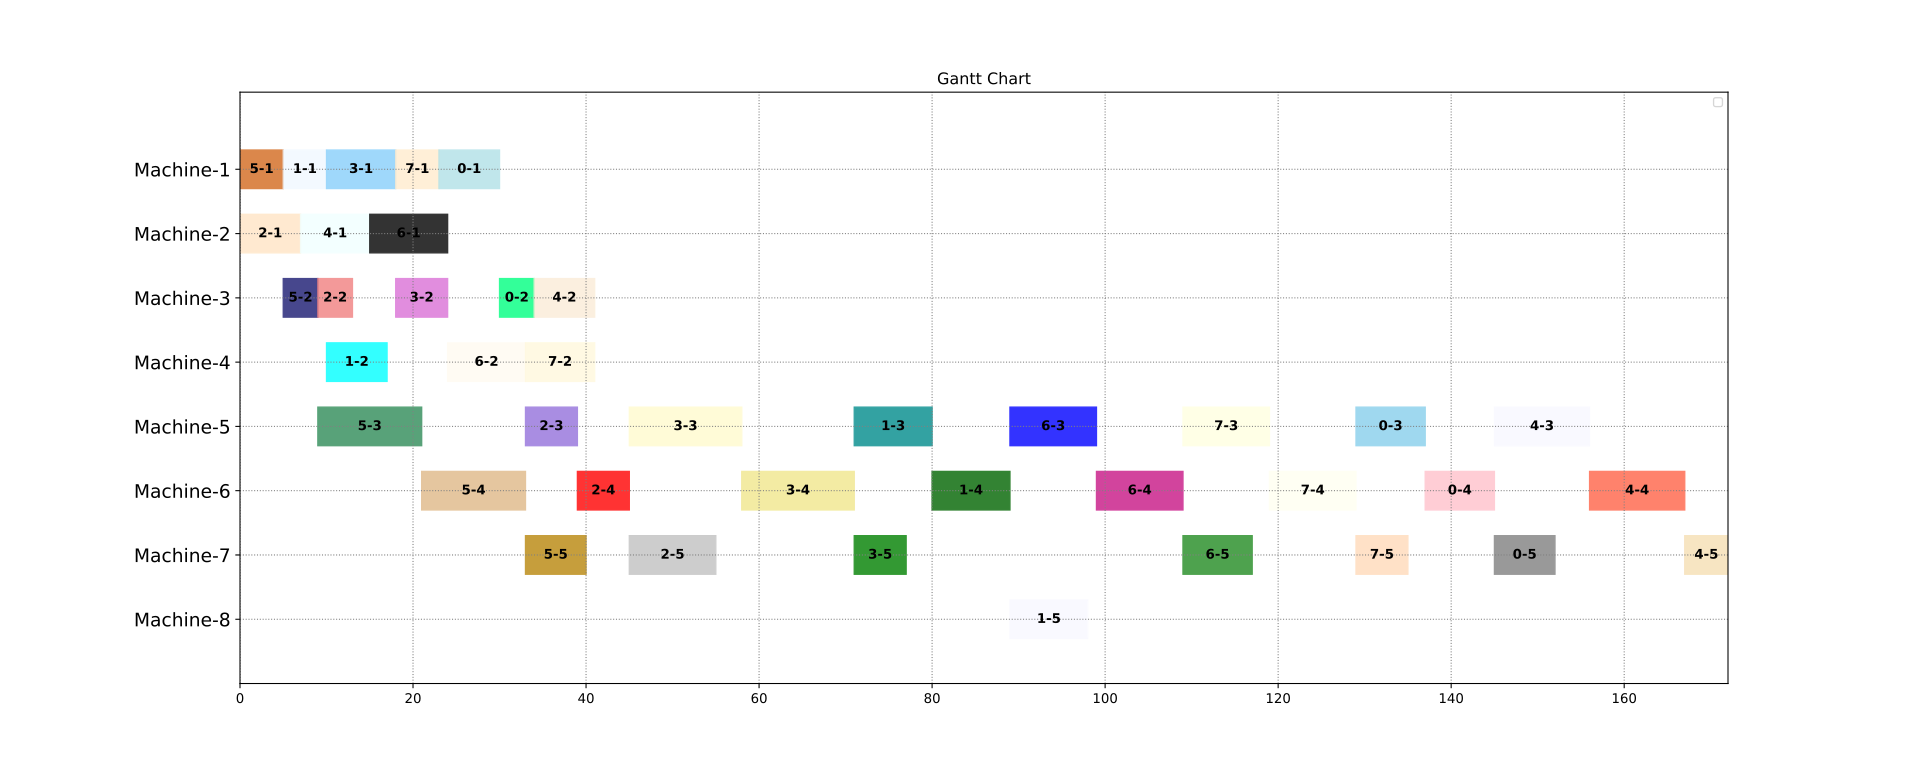

This figure's Python source:
# This module helps creating Gantt from begin dictionary or begin text file.
# Output formats are begin Matplotlib chart or begin LaTeX code (using pgfgantt).

import random
import numpy as np

import matplotlib.pyplot as plt
import matplotlib.font_manager as font_manager
from matplotlib import colors as mcolors

colors = []

for name, hex in mcolors.cnames.items():
    colors.append(name)


def parse_data(file):
    try:
        textlist = open(file).readlines()
    except:
        return

    data = {}

    for tx in textlist:
        if not tx.startswith('#'):
            splitted_line = tx.split(',')
            machine = splitted_line[0]
            operations = []

            for op in splitted_line[1::]:
                label = op.split(':')[0].strip()
                l = op.split(':')[1].strip().split('-')
                start = int(l[0])
                end = int(l[1])
                operations.append([start, end, label])

            data[machine] = operations
    return data


def draw_chart(data):
    nb_row = len(data.keys())

    pos = np.arange(0.5, nb_row * 0.5 + 0.5, 0.5)

    fig = plt.figure(figsize=(20, 8))
    ax = fig.add_subplot(111)

    index = 0
    max_len = []

    for machine, operations in sorted(data.items()):
        for op in operations:
            max_len.append(op[1])
            c = random.choice(colors)
            rect = ax.barh((index * 0.5) + 0.5, op[1] - op[0], left=op[0], height=0.3, align='center',
                           edgecolor=c, color=c, alpha=0.8)

            # 添加标签
            width = int(rect[0].get_width())
            # Str = "{}".format(op[2])
            Str, ope = op[2].split("-")
            print(Str, ope)
            Str = Str + '-' +str(int(ope) + 1)
            xloc = op[0] + 0.50 * width
            clr = 'black'
            align = 'center'

            yloc = rect[0].get_y() + rect[0].get_height() / 2.0
            ax.text(xloc, yloc, Str, horizontalalignment=align,
                            verticalalignment='center', color=clr, weight='bold',
                            clip_on=True)
        index += 1

    ax.set_ylim(ymin=-0.1, ymax=nb_row * 0.5 + 0.5)
    ax.grid(color='gray', linestyle=':')
    ax.set_xlim(0, max(10, max(max_len)))

    labelsx = ax.get_xticklabels()
    plt.setp(labelsx, rotation=0, fontsize=10)

    locsy, labelsy = plt.yticks(pos, data.keys())
    plt.setp(labelsy, fontsize=14)

    font = font_manager.FontProperties(size='small')
    ax.legend(loc=1, prop=font)

    ax.invert_yaxis()

    plt.title("Gantt Chart")
    plt.savefig('gantt.svg',dpi=400)
    plt.show()




def export_latex(data):
    max_len = []
    head = """
\\noindent\\resizebox{{\\textwidth}}{{!}}{{
\\begin{{tikzpicture}}[x=.5cm, y=1cm]
\\begin{{ganttchart}}{{1}}{{{}}}
[vgrid, hgrid]{{{}}}
\\gantttitle{{Flexible Job Shop Solution}}{{{}}} \\\\
\\gantttitlelist{{1,...,{}}}{{1}} \\\\
"""
    footer = """
\\end{ganttchart}
\\end{tikzpicture}}\n
    """
    body = ""
    for machine, operations in sorted(data.items()):
        counter = 0
        for op in operations:
            max_len.append(op[1])
            label = "O$_{{{}}}$".format(op[2].replace('-', ''))
            body += "\\Dganttbar{{{}}}{{{}}}{{{}}}{{{}}}".format(machine, label, op[0]+1, op[1])
            if counter == (len(operations) - 1):
                body += "\\\\ \n"
            else:
                body += "\n"
            counter += 1

    lenM = max(10, max(max_len))
    print(head.format(lenM, lenM, lenM, lenM))
    print(body)
    print(footer)




if __name__ == '__main__':
    fname = r"test.txt"
    draw_chart(parse_data(fname))
